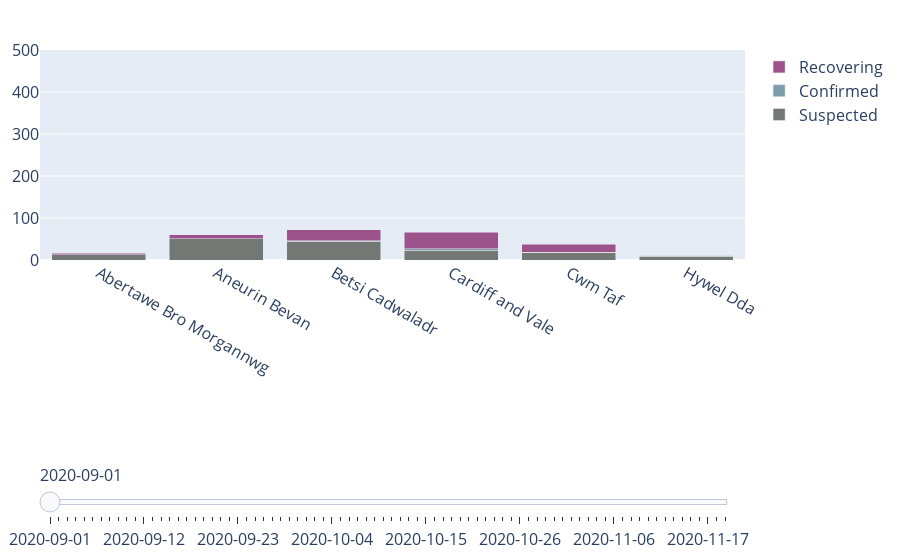

Notebook cell for this chart:
### Code cell
first_day = '2020-09-01'

fig = go.Figure()
data_slider = []
test = []
hover_template = '%{x[1]}: %{y}'

for day in df.date.unique():
    today = df_fixed[df_fixed['date'] == day]
    x = today['health_board'].unique()
    y_data = {}
    # extract count of different covid patients
    y_data['Suspected'] = today[today['covid_status']=='Suspected']['count'].tolist()
    y_data['Confirmed'] = today[today['covid_status']=='Confirmed']['count'].tolist()
    y_data['Recovering'] = today[today['covid_status']=='Recovering']['count'].tolist()
    # add them together for purpose of ordering bars
    y_tot = [y_data['Recovering'][i] + y_data['Confirmed'][i] + y_data['Suspected'][i] for i in range(len(y_data['Recovering']))]
    test.append(zipped)
    for stat in ['Suspected', 'Confirmed', 'Recovering']:
        trace = go.Bar(
        name = stat, x = x, y = y_data[stat], 
        marker = dict(color = color_map[stat]), visible = False, hovertemplate = hover_template
        )
        fig.add_trace(trace)
        data_slider.append(trace)
    
for i in range(3):
    fig.data[i].visible = True

# Create and add slider
steps = []
i = 0
date_add = 0
while i < int(len(data_slider)): 
    new_date = str((dt.datetime.strptime(first_day, "%Y-%m-%d") + dt.timedelta(days = date_add)).date())
    step = dict(
        method="update",
        args=[{"visible": [False] * len(data_slider)},
              {"title": "Number of people in hospital on " + new_date}],
        label = new_date
    )
    for j in range(3):
        step["args"][0]["visible"][i+j] = True  # Toggle i'th trace to "visible"
    i+=3
    date_add += 1
    steps.append(step)
    
sliders = [dict(
    active=0,
    pad=dict(r= 10, t= 200),
    steps=steps
)]

# WANT TO GET THESE BUTTONS ONTO THE CHART, but how?!
update_layout_dicts =[{
    'type': 'buttons',
    'buttons':[
            {
                "args": [None, {"frame": {"duration": 800, "redraw": False},
                                "fromcurrent": True, "transition": {"duration": 500,
                                                                    "easing": "quadratic-in-out"}}],
                "label": "Play",
                "method": "animate"
            },
            {
                "args": [[None], {"frame": {"duration": 0, "redraw": True},
                                  "mode": "immediate",
                                  "transition": {"duration": 0}}],
                "label": "Pause",
                "method": "animate"
            }]}
            ]


fig.update_layout(barmode = 'stack', 
                  sliders = sliders, 
                  margin=dict(l=20, r=20, t=50, b=300), 
                  yaxis = dict(range = [0,500]),
                  font = dict(size=16)
                  #xaxis = dict(title = dict(standoff=10))
                 # updatemenus = update_layout_dicts
                 )

fig.write_html('visualisations/TEST2.html')
fig.show()
